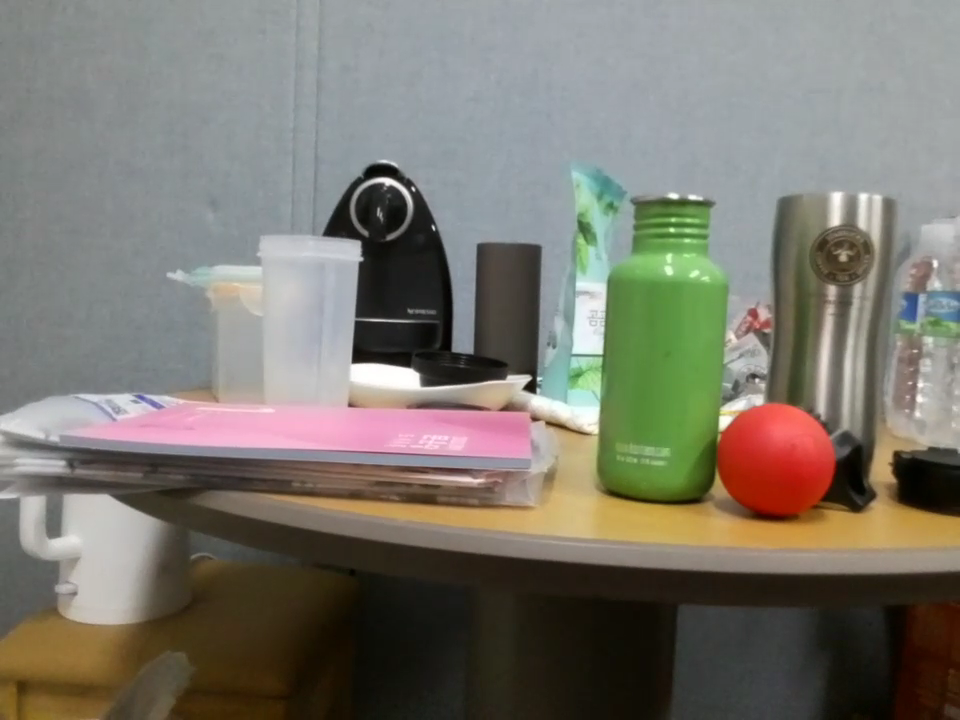
%> input picture RBL/Week14_Tello_Image_Processing/snapshot.png, 960 x 720 px
$ octave --eval "result = FindRedBall(imread('snapshot.png'));"   (GNU Octave 9; MATLAB toolbox functions it lacks are replaced by stand-ins)
%> lines starting %> are read from the running program, lines starting %| are printed output that depends on the picture
function [center, radius] = FindRedBall(img)
    % 붉은색 영역 찾기
    img_hsv = rgb2hsv(img);
%> img_hsv: size 720x960x3 double; mean H, S, V 0.332, 0.243, 0.507
    h = img_hsv(:, :, 1);
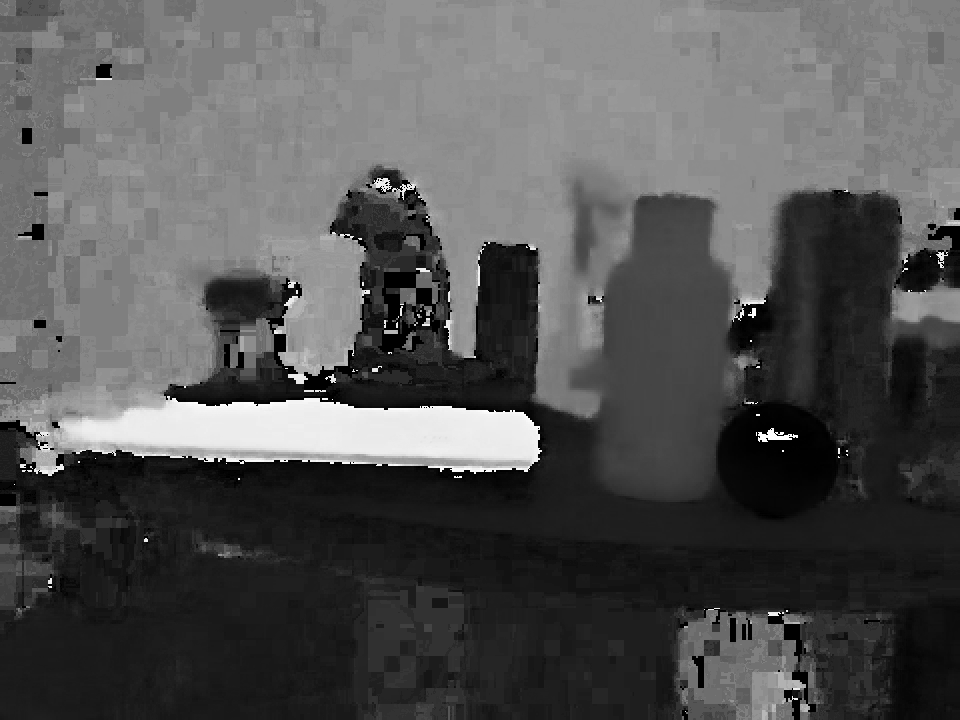
%> h: size 720x960 double; min 0, max 0.999, mean 0.332
    img_h_cut_hsv = img_hsv.*((h>0.9)+(h<0.1)); % red
%> img_h_cut_hsv: size 720x960x3 double; mean H, S, V 0.0421, 0.0808, 0.111
    img_h_cut_rgb = hsv2rgb(img_h_cut_hsv);
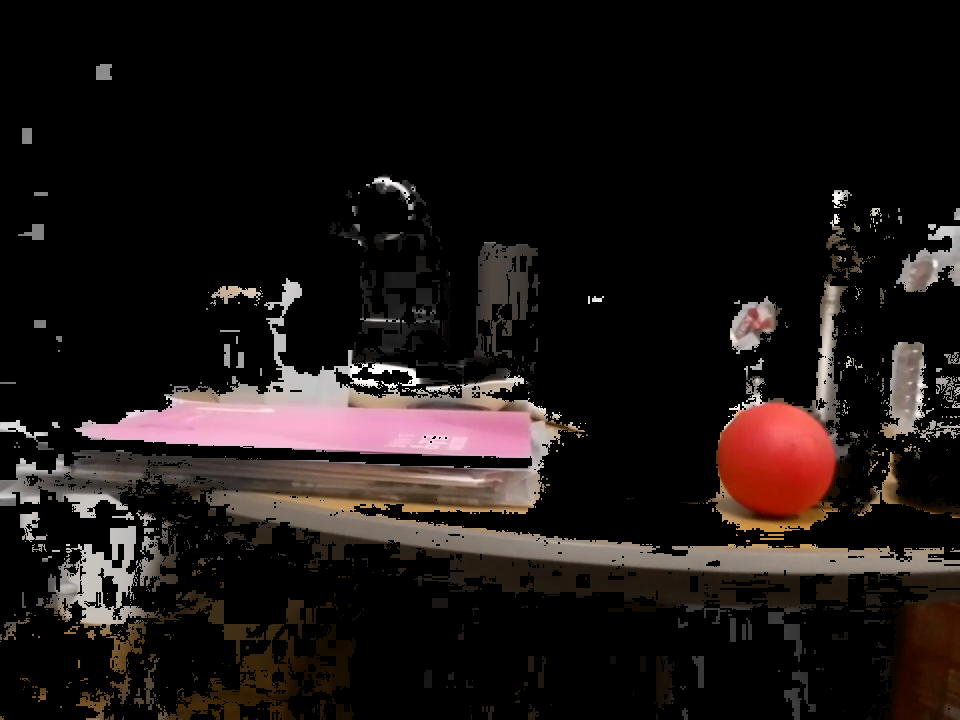
%> img_h_cut_rgb: size 720x960x3 double; mean R, G, B 0.111, 0.0857, 0.0795
    imshow(img_h_cut_rgb)

    % 찾은 영역 세부 조절 (무채색 제거)
    s = img_hsv(:, :, 2);
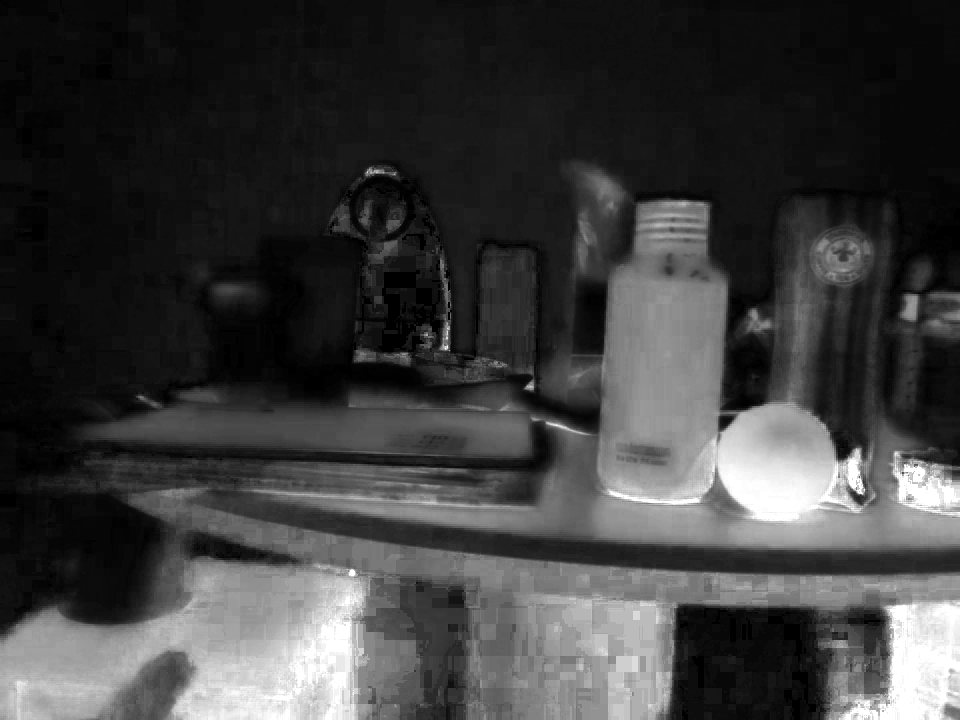
%> s: size 720x960 double; min 0, max 1, mean 0.243
    img_hs_cut_hsv = img_h_cut_hsv.*(s>0.5); % delete white
%> img_hs_cut_hsv: size 720x960x3 double; mean H, S, V 0.0043, 0.0471, 0.0218
    img_hs_cut_rgb = hsv2rgb(img_hs_cut_hsv);
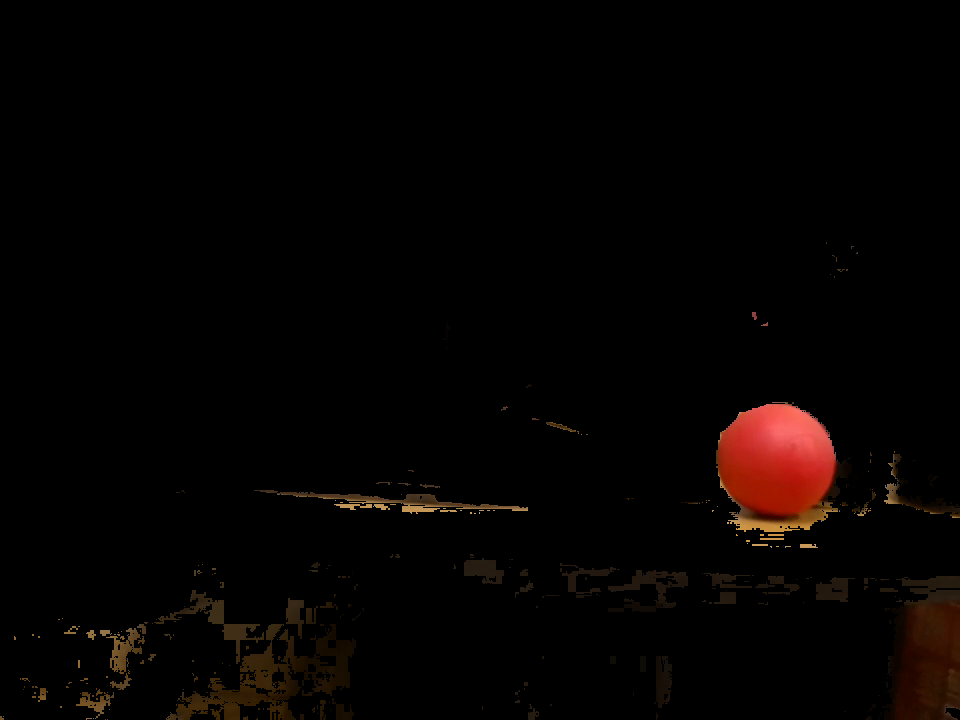
%> img_hs_cut_rgb: size 720x960x3 double; mean R, G, B 0.0218, 0.00953, 0.00504
    imshow(img_hs_cut_rgb)

    % 붉은색 영역에서 원형 찾기
    [centers, radii] = imfindcircles(img_hs_cut_rgb, [30 100], 'ObjectPolarity', 'bright', 'Sensitivity', 0.96);
%> centers = [776.6 476.6; 177 639.2]; radii = [64.16; 44.65]
    if (length(radii)>1)
        [radius, index] = max(radii);   % 원이 여러개 발견된다면, 반지름이 가장 큰 것 선택
%> radius = 64.16; index = 1
        center = centers(index);
%> center = 776.6
    else
        center = centers;
        radius = radii;
    end
    viscircles(center, radius);
%> (this line was passed over: viscircles is not available in this run)
